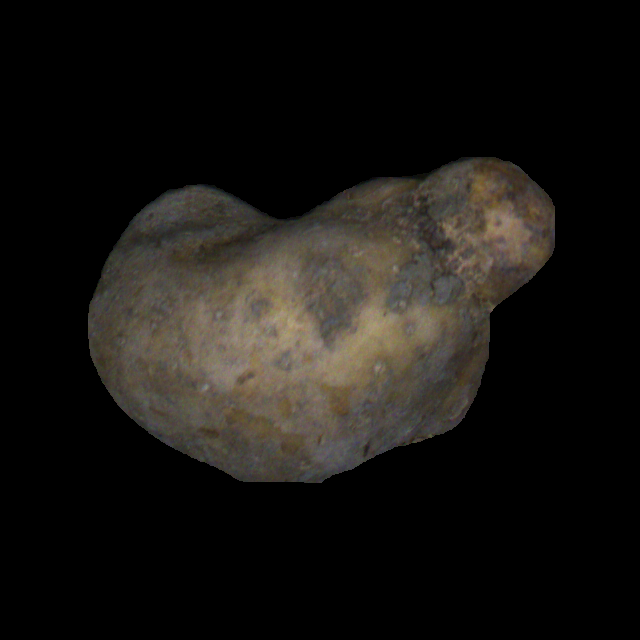
#> input picture 5_classes_malformed/gingery/sd_malformed_12_2_3_176_13.png, 640 x 640 px, found by its file name; its folder holds only this picture in this run
$ jupyter execute --allow-errors gingery.ipynb   (shell and % lines are left out)
#> lines starting #> are read from the running program, lines starting #| are printed output that depends on the picture; after the words box and inside, x2 and y2 are one past the last pixel; in counts of white or black regions, pixels touching at a corner belong together
[cell 1]
import cv2
import numpy as np
import os
from scipy.interpolate import interp1d
from pyefd import elliptic_fourier_descriptors
import matplotlib.pyplot as plt
import statistics

[cell 2]
# All Requirdef read_images_and_extract_contours_single_image(img_location):

def read_image_and_extract_contour(img_location):
    """Read an image from a given path and extract its largest external contour."""

    image = cv2.imread(img_location)
    gray = cv2.cvtColor(image, cv2.COLOR_BGR2GRAY)
    _, thresh = cv2.threshold(gray, 1, 255, cv2.THRESH_BINARY)
    contours, _ = cv2.findContours(thresh, cv2.RETR_EXTERNAL, cv2.CHAIN_APPROX_NONE)

    if contours:
        # Find the largest contour
        contour = max(contours, key=cv2.contourArea)
        contour = contour.squeeze()  # Remove unnecessary dimensions
        return normalize_contour_points(contour)
    else:
        return None  # Return None if no contours are found

# [9 lines left out: function normalize_contour_points, not called in this run]

def compute_first_10_harmonics(contour, order=30):
    """Compute Fourier coefficients and return the first 10 harmonics."""
    coeffs = elliptic_fourier_descriptors(contour, order=order, normalize=True)
    first_10_harmonics = coeffs[:10]  # Extract the first 10 harmonics
    return first_10_harmonics

# [79 lines left out: functions show_image, plot_harmonic_distribution, compute_S_only_positive, calculate_separator_suggested_change, not called in this run]

[cell 3]
# This Cell section just visualizes the extracted contours

def read_image_and_visualize_contour(img_location):
    """Read an image from a given path and extract its largest external contour."""

    image = cv2.imread(img_location)
    contours_list = []
    gray = cv2.cvtColor(image, cv2.COLOR_BGR2GRAY)
    _, thresh = cv2.threshold(gray, 1, 255, cv2.THRESH_BINARY)
    contours, _ = cv2.findContours(thresh, cv2.RETR_EXTERNAL, cv2.CHAIN_APPROX_NONE)

    if contours:
        # Find the largest contour
        contour = max(contours, key=cv2.contourArea)
        contour = contour.squeeze()  # Remove unnecessary dimensions

        # Normalize the contour points
        normalized_contour = normalize_contour_points(contour)

        # Append the normalized contour to the list
        contours_list.append(normalized_contour)

        # Visualize the contour on the original image
        visualize_contour(image, normalized_contour)

    return contours_list

def visualize_contour(image, contour):
    """Visualize the contour on the image using matplotlib."""
    # Convert image from BGR to RGB for matplotlib
    image_rgb = cv2.cvtColor(image, cv2.COLOR_BGR2RGB)

    # Plot the image
    plt.imshow(image_rgb)

    # Plot the contour on the image
    plt.plot(contour[:, 0], contour[:, 1], color='red', linewidth=2)  # Red contour line

    plt.title("Extracted Contour")
    plt.axis('off')  # Hide axes
    plt.show()

def normalize_contour_points(contour):
    """Normalize contour points for visualization (optional)."""
    # This function could be useful for contour normalization
    # Example: Scaling or translating points to some standard size
    return contour

[cell 4]
# Initialize lists to store separator values
separator_values_compute_s = []
separator_values_suggested_change = []

[cell 5]
# Read in all images of a folder and visualize accordingly

def process_images_in_folder(folder_path):
    """Process all images in a given folder, extract contours, compute harmonics, and calculate separator values."""
    for filename in os.listdir(folder_path):
        if filename.endswith(".png") or filename.endswith(".jpg"):  # Add more image formats if needed
            img_location = os.path.join(folder_path, filename)
            print(f"Processing image: {img_location}")

            # Read image and extract contour
            contour = read_image_and_extract_contour(img_location)
#> in read_image_and_extract_contour, image is the input picture: shape (640, 640, 3); mean B, G, R 18.4, 21.6, 23.8
#> in read_image_and_extract_contour, `gray = cv2.cvtColor(image, cv2.COLOR_BGR2GRAY)`:
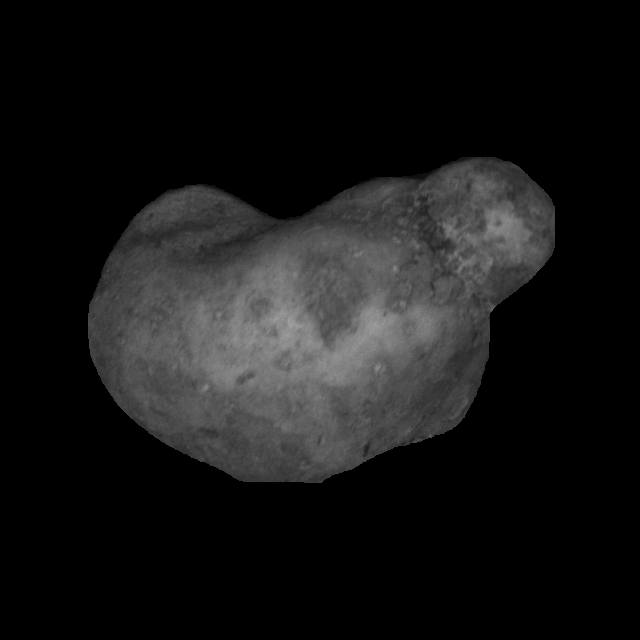
#> gray: shape (640, 640); min 0, max 165, mean 21.9
#> in read_image_and_extract_contour, `_, thresh = cv2.threshold(gray, 1, 255, cv2.THRESH_BINARY)`:
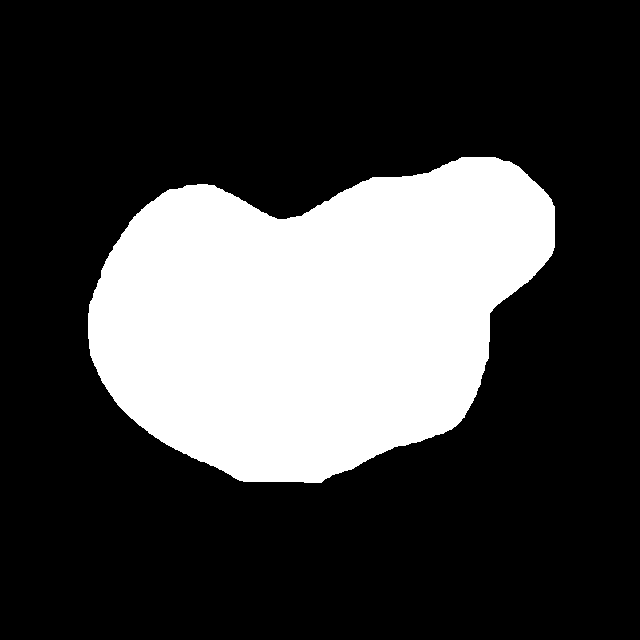
#> thresh: shape (640, 640); 26.4% white; 1 white region
#> in read_image_and_extract_contour, `contours, _ = cv2.findContours(thresh, cv2.RETR_EXTERNAL, cv2.CHAIN_AP..`: contours = 1 contour; box (x1, y1, x2, y2) and area: (88, 157, 555, 483) 107510
#> in read_image_and_extract_contour, `contour = max(contours, key=cv2.contourArea)`: contour = contour of 1187 points, box (x1, y1, x2, y2) (88, 157, 555, 483), area 107510
#> in read_image_and_extract_contour, `contour = contour.squeeze()`: contour = 1187 pairs, first value 88 to 554, second value 157 to 482

            if contour is not None:
                # Visualize the contour
                read_image_and_visualize_contour(img_location)
#> in read_image_and_visualize_contour, `contour = max(contours, key=cv2.contourArea)`: contour = contour of 1187 points, box (x1, y1, x2, y2) (88, 157, 555, 483), area 107510
#> in read_image_and_visualize_contour, `contour = contour.squeeze()`: contour = 1187 pairs, first value 88 to 554, second value 157 to 482
#> in read_image_and_visualize_contour, `normalized_contour = normalize_contour_points(contour)`: normalized_contour has the same summary as contour
#> in visualize_contour, `plt.show()`:
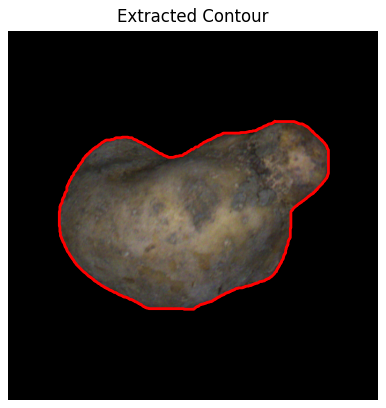
#> figure drawn by matplotlib, 1 panel

                # Compute the first 10 harmonics
                harmonics = compute_first_10_harmonics(contour)

                # Plot the harmonic distribution
                plot_harmonic_distribution(harmonics)

                # Calculate separator values
                S_compute_s = compute_S_only_positive(harmonics, m=3)
                print(f"S (computed): {S_compute_s}")

                S_suggested_change = calculate_separator_suggested_change(harmonics, m=3)
                print(f"S (suggested change): {S_suggested_change}")

                # Store separator values
                separator_values_compute_s.append(S_compute_s)
                separator_values_suggested_change.append(S_suggested_change)

                # Visualize the contour
                # read_image_and_visualize_contour(img_location)
                print("------------------------------------------------------------")

[cell 6]
# Folder path containing images
folder_path = "/home/mishkat/Documents/malformed_potato/5_classes_malformed/gingery"  # Change this to your folder path

[cell 7]
# Process images in the specified folder
process_images_in_folder(folder_path)
#> (the call stopped at in compute_first_10_harmonics, `coeffs = elliptic_fourier_descriptors(contour, order=order, normalize=..`: pyefd is not available in this run)

$ run again, on 5_classes_malformed/gingery/sd_malformed_12_2_3_244_8.png
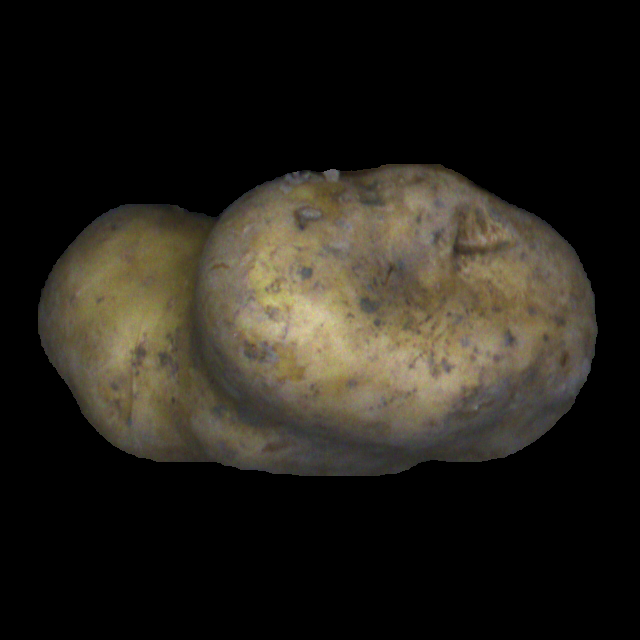
#> input picture 5_classes_malformed/gingery/sd_malformed_12_2_3_244_8.png, 640 x 640 px, found by its file name
#> in read_image_and_extract_contour, image is the input picture: shape (640, 640, 3); mean B, G, R 25.9, 33.1, 36.7
#> in read_image_and_extract_contour, `_, thresh = cv2.threshold(gray, 1, 255, cv2.THRESH_BINARY)`:
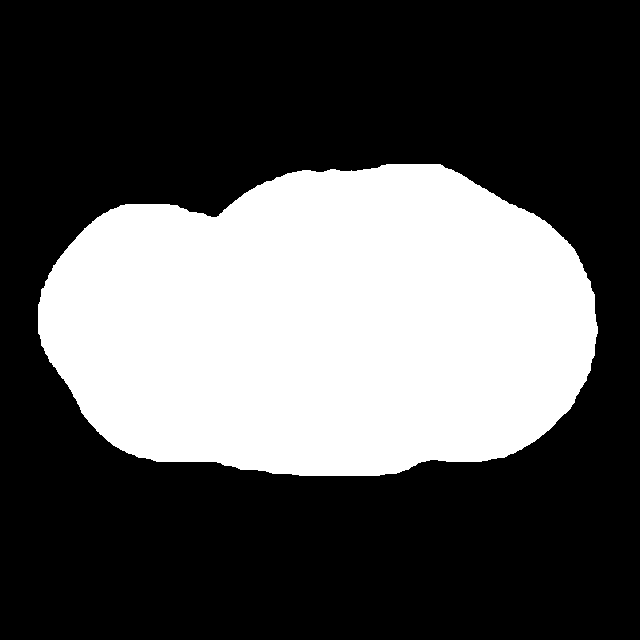
#> thresh: shape (640, 640); 34% white; 1 white region
#> in read_image_and_extract_contour, `contours, _ = cv2.findContours(thresh, cv2.RETR_EXTERNAL, cv2.CHAIN_AP..`: contours = 1 contour; box (x1, y1, x2, y2) and area: (38, 164, 598, 476) 138600
#> in read_image_and_extract_contour, `contour = max(contours, key=cv2.contourArea)`: contour = contour of 1339 points, box (x1, y1, x2, y2) (38, 164, 598, 476), area 138600
#> in read_image_and_extract_contour, `contour = contour.squeeze()`: contour = 1339 pairs, first value 38 to 597, second value 164 to 475
#> in read_image_and_visualize_contour, `contour = max(contours, key=cv2.contourArea)`: contour = contour of 1339 points, box (x1, y1, x2, y2) (38, 164, 598, 476), area 138600
#> in read_image_and_visualize_contour, `contour = contour.squeeze()`: contour = 1339 pairs, first value 38 to 597, second value 164 to 475
#> normalized_contour has the same summary as contour
#> in visualize_contour, `plt.show()`:
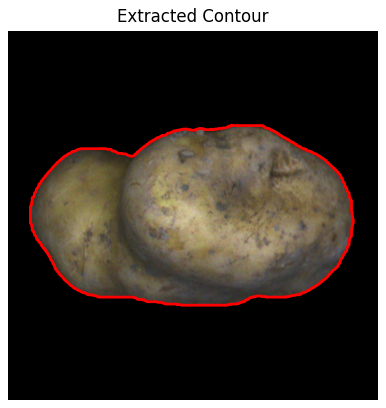
#> figure drawn by matplotlib, 1 panel

$ run again, on 5_classes_malformed/gingery/sd_malformed_12_2_3_248_Potato_4.png
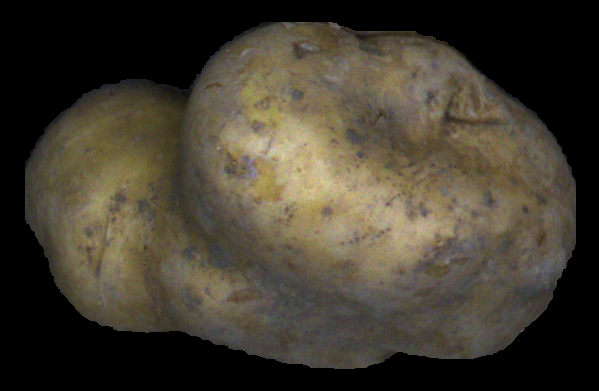
#> input picture 5_classes_malformed/gingery/sd_malformed_12_2_3_248_Potato_4.png, 599 x 391 px, found by its file name
#> in read_image_and_extract_contour, image is the input picture: shape (391, 599, 3); mean B, G, R 47.7, 59.8, 66
#> in read_image_and_extract_contour, `_, thresh = cv2.threshold(gray, 1, 255, cv2.THRESH_BINARY)`:
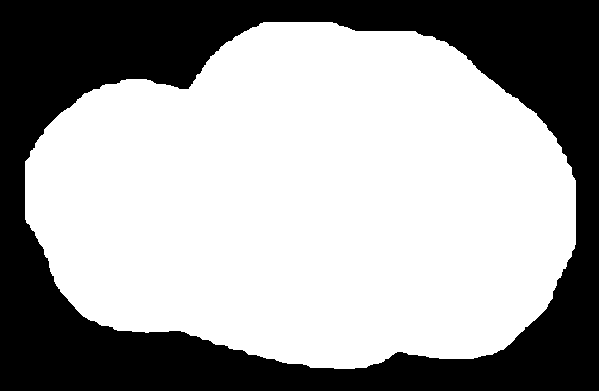
#> thresh: shape (391, 599); 63.2% white; 1 black region
#> in read_image_and_extract_contour, `contours, _ = cv2.findContours(thresh, cv2.RETR_EXTERNAL, cv2.CHAIN_AP..`: contours = 1 contour; box (x1, y1, x2, y2) and area: (25, 22, 576, 369) 147310
#> in read_image_and_extract_contour, `contour = max(contours, key=cv2.contourArea)`: contour = contour of 1393 points, box (x1, y1, x2, y2) (25, 22, 576, 369), area 147310
#> in read_image_and_extract_contour, `contour = contour.squeeze()`: contour = 1393 pairs, first value 25 to 575, second value 22 to 368
#> in read_image_and_visualize_contour, `contour = max(contours, key=cv2.contourArea)`: contour = contour of 1393 points, box (x1, y1, x2, y2) (25, 22, 576, 369), area 147310
#> in read_image_and_visualize_contour, `contour = contour.squeeze()`: contour = 1393 pairs, first value 25 to 575, second value 22 to 368
#> normalized_contour has the same summary as contour
#> in visualize_contour, `plt.show()`:
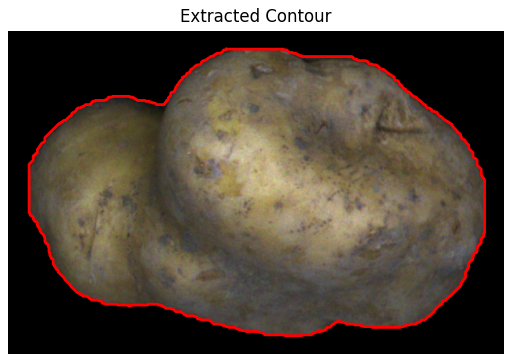
#> figure drawn by matplotlib, 1 panel

$ run again, on 5_classes_malformed/gingery/sd_malformed_12_2_3_276_9.png
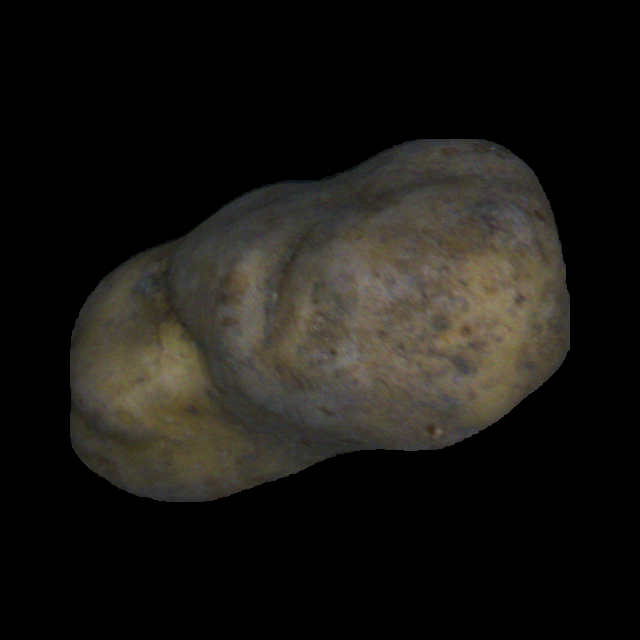
#> input picture 5_classes_malformed/gingery/sd_malformed_12_2_3_276_9.png, 640 x 640 px, found by its file name
#> in read_image_and_extract_contour, image is the input picture: shape (640, 640, 3); mean B, G, R 20, 23.8, 25.6
#> in read_image_and_extract_contour, `_, thresh = cv2.threshold(gray, 1, 255, cv2.THRESH_BINARY)`:
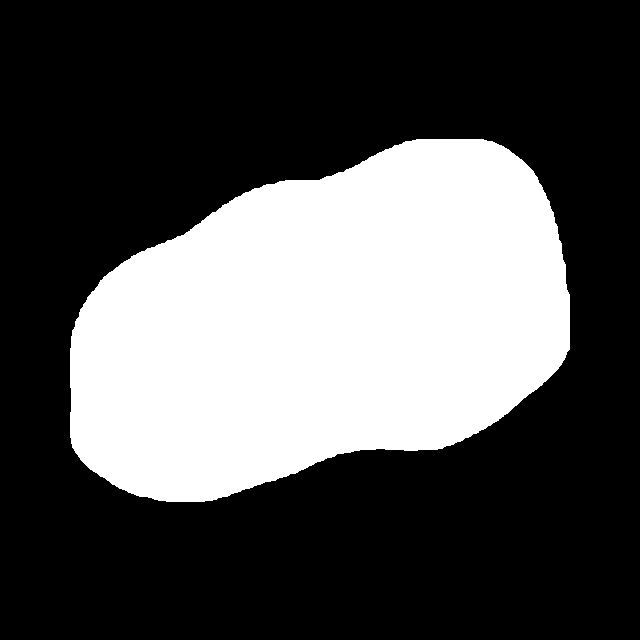
#> thresh: shape (640, 640); 32.2% white; 1 white region
#> in read_image_and_extract_contour, `contours, _ = cv2.findContours(thresh, cv2.RETR_EXTERNAL, cv2.CHAIN_AP..`: contours = 1 contour; box (x1, y1, x2, y2) and area: (70, 139, 570, 502) 131179
#> in read_image_and_extract_contour, `contour = max(contours, key=cv2.contourArea)`: contour = contour of 1298 points, box (x1, y1, x2, y2) (70, 139, 570, 502), area 131179
#> in read_image_and_extract_contour, `contour = contour.squeeze()`: contour = 1298 pairs, first value 70 to 569, second value 139 to 501
#> in read_image_and_visualize_contour, `contour = max(contours, key=cv2.contourArea)`: contour = contour of 1298 points, box (x1, y1, x2, y2) (70, 139, 570, 502), area 131179
#> in read_image_and_visualize_contour, `contour = contour.squeeze()`: contour = 1298 pairs, first value 70 to 569, second value 139 to 501
#> normalized_contour has the same summary as contour
#> in visualize_contour, `plt.show()`:
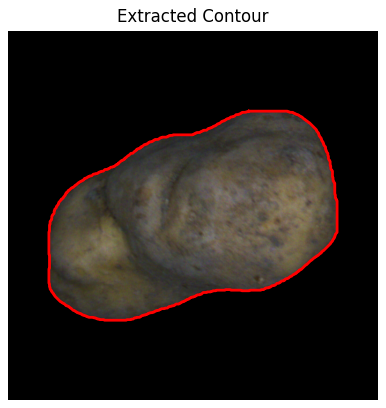
#> figure drawn by matplotlib, 1 panel

$ run again, on 5_classes_malformed/gingery/sd_malformed_12_2_3_182_16.png
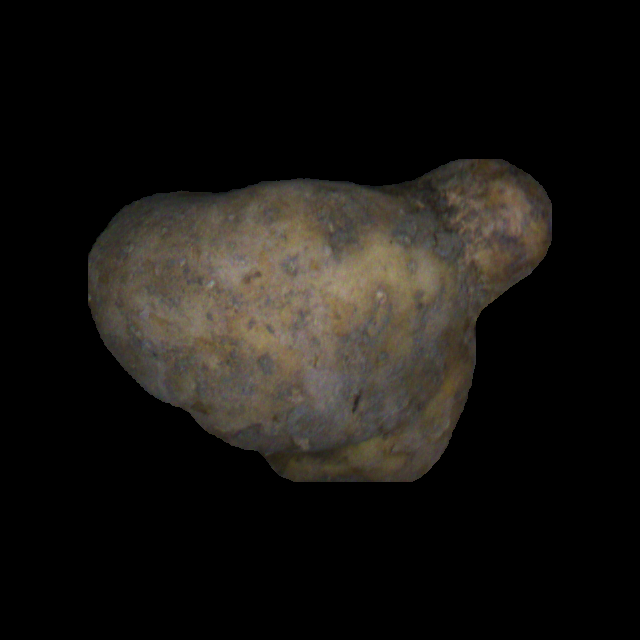
#> input picture 5_classes_malformed/gingery/sd_malformed_12_2_3_182_16.png, 640 x 640 px, found by its file name
#> in read_image_and_extract_contour, image is the input picture: shape (640, 640, 3); mean B, G, R 17.9, 21.3, 23.7
#> in read_image_and_extract_contour, `_, thresh = cv2.threshold(gray, 1, 255, cv2.THRESH_BINARY)`:
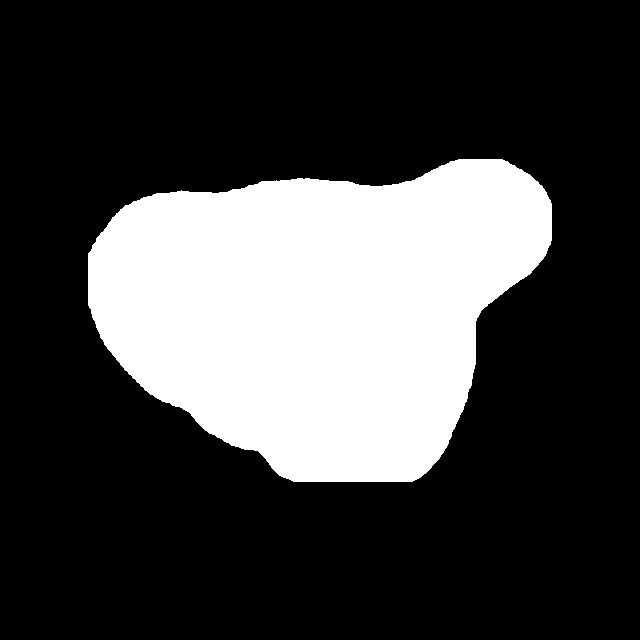
#> thresh: shape (640, 640); 26% white; 1 white region
#> in read_image_and_extract_contour, `contours, _ = cv2.findContours(thresh, cv2.RETR_EXTERNAL, cv2.CHAIN_AP..`: contours = 1 contour; box (x1, y1, x2, y2) and area: (88, 159, 552, 482) 105798
#> in read_image_and_extract_contour, `contour = max(contours, key=cv2.contourArea)`: contour = contour of 1197 points, box (x1, y1, x2, y2) (88, 159, 552, 482), area 105798
#> in read_image_and_extract_contour, `contour = contour.squeeze()`: contour = 1197 pairs, first value 88 to 551, second value 159 to 481
#> in read_image_and_visualize_contour, `contour = max(contours, key=cv2.contourArea)`: contour = contour of 1197 points, box (x1, y1, x2, y2) (88, 159, 552, 482), area 105798
#> in read_image_and_visualize_contour, `contour = contour.squeeze()`: contour = 1197 pairs, first value 88 to 551, second value 159 to 481
#> normalized_contour has the same summary as contour
#> in visualize_contour, `plt.show()`:
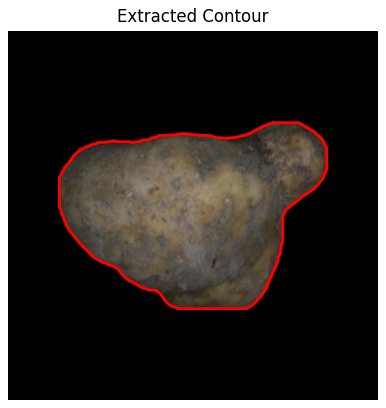
#> figure drawn by matplotlib, 1 panel
